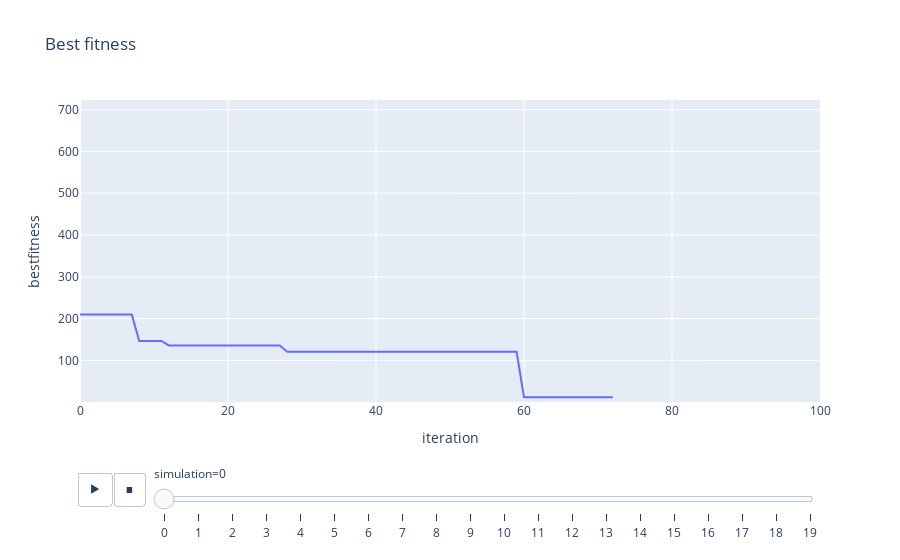

This figure's notebook cell:
### Code cell
GA.result_plot(interactive=True)

### Figure 1 — Plotly figure (JSON) as saved in the notebook; plotly's stock layout.template omitted (floating-point values rounded to 4 significant figures)
{"data": [{"hovertemplate": "simulation=0<br>iteration=%{x}<br>bestfitness=%{y}<extra></extra>", "ids": [0, 1, 2, 3, 4, 5, 6, 7, 8, 9, 10, 11, 12, 13, 14, 15, 16, 17, 18, 19, 20, 21, 22, 23, 24, 25, 26, 27, 28, 29, 30, 31, 32, 33, 34, 35, 36, 37, 38, 39, 40, 41, 42, 43, 44, 45, 46, 47, 48, 49, 50, 51, 52, 53, 54, 55, 56, 57, 58, 59, 60, 61, 62, 63, 64, 65, 66, 67, 68, 69, 70, 71, 72], "legendgroup": "", "line": {"color": "#636efa", "dash": "solid"}, "mode": "lines", "name": "", "orientation": "v", "showlegend": false, "type": "scatter", "x": [0, 1, 2, 3, 4, 5, 6, 7, 8, 9, 10, 11, 12, 13, 14, 15, 16, 17, 18, 19, 20, 21, 22, 23, 24, 25, 26, 27, 28, 29, 30, 31, 32, 33, 34, 35, 36, 37, 38, 39, 40, 41, 42, 43, 44, 45, 46, 47, 48, 49, 50, 51, 52, 53, 54, 55, 56, 57, 58, 59, 60, 61, 62, 63, 64, 65, 66, 67, 68, 69, 70, 71, 72], "xaxis": "x", "y": [210, 210, 210, 210, 210, 210, 210, 210, 146.4, 146.4, 146.4, 146.4, 135.8, 135.8, 135.8, 135.8, 135.8, 135.8, 135.8, 135.8, 135.8, 135.8, 135.8, 135.8, 135.8, 135.8, 135.8, 135.8, 120.5, 120.5, 120.5, 120.5, 120.5, 120.5, 120.5, 120.5, 120.5, 120.5, 120.5, 120.5, 120.5, 120.5, 120.5, 120.5, 120.5, 120.5, 120.5, 120.5, 120.5, 120.5, 120.5, 120.5, 120.5, 120.5, 120.5, 120.5, 120.5, 120.5, 120.5, 120.5, 12, 12, 12, 12, 12, 12, 12, 12, 12, 12, 12, 12, 12], "yaxis": "y"}], "layout": {"legend": {"tracegroupgap": 0}, "sliders": [{"active": 0, "currentvalue": {"prefix": "simulation="}, "len": 0.9, "pad": {"b": 10, "t": 60}, "steps": [{"args": [["0"], {"frame": {"duration": 0, "redraw": false}, "fromcurrent": true, "mode": "immediate", "transition": {"duration": 0, "easing": "linear"}}], "label": "0", "method": "animate"}, {"args": [["1"], {"frame": {"duration": 0, "redraw": false}, "fromcurrent": true, "mode": "immediate", "transition": {"duration": 0, "easing": "linear"}}], "label": "1", "method": "animate"}, {"args": [["2"], {"frame": {"duration": 0, "redraw": false}, "fromcurrent": true, "mode": "immediate", "transition": {"duration": 0, "easing": "linear"}}], "label": "2", "method": "animate"}, {"args": [["3"], {"frame": {"duration": 0, "redraw": false}, "fromcurrent": true, "mode": "immediate", "transition": {"duration": 0, "easing": "linear"}}], "label": "3", "method": "animate"}, {"args": [["4"], {"frame": {"duration": 0, "redraw": false}, "fromcurrent": true, "mode": "immediate", "transition": {"duration": 0, "easing": "linear"}}], "label": "4", "method": "animate"}, {"args": [["5"], {"frame": {"duration": 0, "redraw": false}, "fromcurrent": true, "mode": "immediate", "transition": {"duration": 0, "easing": "linear"}}], "label": "5", "method": "animate"}, {"args": [["6"], {"frame": {"duration": 0, "redraw": false}, "fromcurrent": true, "mode": "immediate", "transition": {"duration": 0, "easing": "linear"}}], "label": "6", "method": "animate"}, {"args": [["7"], {"frame": {"duration": 0, "redraw": false}, "fromcurrent": true, "mode": "immediate", "transition": {"duration": 0, "easing": "linear"}}], "label": "7", "method": "animate"}, {"args": [["8"], {"frame": {"duration": 0, "redraw": false}, "fromcurrent": true, "mode": "immediate", "transition": {"duration": 0, "easing": "linear"}}], "label": "8", "method": "animate"}, {"args": [["9"], {"frame": {"duration": 0, "redraw": false}, "fromcurrent": true, "mode": "immediate", "transition": {"duration": 0, "easing": "linear"}}], "label": "9", "method": "animate"}, {"args": [["10"], {"frame": {"duration": 0, "redraw": false}, "fromcurrent": true, "mode": "immediate", "transition": {"duration": 0, "easing": "linear"}}], "label": "10", "method": "animate"}, {"args": [["11"], {"frame": {"duration": 0, "redraw": false}, "fromcurrent": true, "mode": "immediate", "transition": {"duration": 0, "easing": "linear"}}], "label": "11", "method": "animate"}, {"args": [["12"], {"frame": {"duration": 0, "redraw": false}, "fromcurrent": true, "mode": "immediate", "transition": {"duration": 0, "easing": "linear"}}], "label": "12", "method": "animate"}, {"args": [["13"], {"frame": {"duration": 0, "redraw": false}, "fromcurrent": true, "mode": "immediate", "transition": {"duration": 0, "easing": "linear"}}], "label": "13", "method": "animate"}, {"args": [["14"], {"frame": {"duration": 0, "redraw": false}, "fromcurrent": true, "mode": "immediate", "transition": {"duration": 0, "easing": "linear"}}], "label": "14", "method": "animate"}, {"args": [["15"], {"frame": {"duration": 0, "redraw": false}, "fromcurrent": true, "mode": "immediate", "transition": {"duration": 0, "easing": "linear"}}], "label": "15", "method": "animate"}, {"args": [["16"], {"frame": {"duration": 0, "redraw": false}, "fromcurrent": true, "mode": "immediate", "transition": {"duration": 0, "easing": "linear"}}], "label": "16", "method": "animate"}, {"args": [["17"], {"frame": {"duration": 0, "redraw": false}, "fromcurrent": true, "mode": "immediate", "transition": {"duration": 0, "easing": "linear"}}], "label": "17", "method": "animate"}, {"args": [["18"], {"frame": {"duration": 0, "redraw": false}, "fromcurrent": true, "mode": "immediate", "transition": {"duration": 0, "easing": "linear"}}], "label": "18", "method": "animate"}, {"args": [["19"], {"frame": {"duration": 0, "redraw": false}, "fromcurrent": true, "mode": "immediate", "transition": {"duration": 0, "easing": "linear"}}], "label": "19", "method": "animate"}], "x": 0.1, "xanchor": "left", "y": 0, "yanchor": "top"}], "title": {"text": "Best fitness"}, "updatemenus": [{"buttons": [{"args": [null, {"frame": {"duration": 500, "redraw": false}, "fromcurrent": true, "mode": "immediate", "transition": {"duration": 500, "easing": "linear"}}], "label": "&#9654;", "method": "animate"}, {"args": [[null], {"frame": {"duration": 0, "redraw": false}, "fromcurrent": true, "mode": "immediate", "transition": {"duration": 0, "easing": "linear"}}], "label": "&#9724;", "method": "animate"}], "direction": "left", "pad": {"r": 10, "t": 70}, "showactive": false, "type": "buttons", "x": 0.1, "xanchor": "right", "y": 0, "yanchor": "top"}], "xaxis": {"anchor": "y", "domain": [0, 1], "range": [0, 100], "title": {"text": "iteration"}}, "yaxis": {"anchor": "x", "domain": [0, 1], "range": [0.48, 723], "title": {"text": "bestfitness"}}}}
